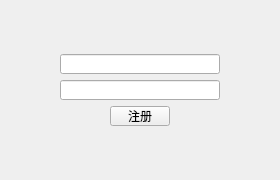
<?xml version="1.0" encoding="UTF-8"?>
<ui version="4.0">
 <class>RegistrationUser</class>
 <widget class="QWidget" name="RegistrationUser">
  <property name="geometry">
   <rect>
    <x>0</x>
    <y>0</y>
    <width>280</width>
    <height>180</height>
   </rect>
  </property>
  <property name="sizePolicy">
   <sizepolicy hsizetype="Expanding" vsizetype="Expanding">
    <horstretch>0</horstretch>
    <verstretch>0</verstretch>
   </sizepolicy>
  </property>
  <property name="minimumSize">
   <size>
    <width>280</width>
    <height>180</height>
   </size>
  </property>
  <property name="maximumSize">
   <size>
    <width>280</width>
    <height>180</height>
   </size>
  </property>
  <property name="windowTitle">
   <string>Form</string>
  </property>
  <layout class="QVBoxLayout" name="verticalLayout_2">
   <item>
    <layout class="QVBoxLayout" name="verticalLayout">
     <item>
      <layout class="QHBoxLayout" name="horizontalLayout">
       <item>
        <spacer name="horizontalSpacer_4">
         <property name="orientation">
          <enum>Qt::Orientation::Horizontal</enum>
         </property>
         <property name="sizeHint" stdset="0">
          <size>
           <width>18</width>
           <height>13</height>
          </size>
         </property>
        </spacer>
       </item>
       <item>
        <widget class="QLineEdit" name="Name">
         <property name="sizePolicy">
          <sizepolicy hsizetype="Expanding" vsizetype="Expanding">
           <horstretch>0</horstretch>
           <verstretch>0</verstretch>
          </sizepolicy>
         </property>
         <property name="minimumSize">
          <size>
           <width>160</width>
           <height>20</height>
          </size>
         </property>
         <property name="maximumSize">
          <size>
           <width>160</width>
           <height>20</height>
          </size>
         </property>
         <property name="mouseTracking">
          <bool>true</bool>
         </property>
        </widget>
       </item>
       <item>
        <spacer name="horizontalSpacer_6">
         <property name="orientation">
          <enum>Qt::Orientation::Horizontal</enum>
         </property>
         <property name="sizeHint" stdset="0">
          <size>
           <width>18</width>
           <height>13</height>
          </size>
         </property>
        </spacer>
       </item>
      </layout>
     </item>
     <item>
      <layout class="QHBoxLayout" name="horizontalLayout_2">
       <item>
        <spacer name="horizontalSpacer_5">
         <property name="orientation">
          <enum>Qt::Orientation::Horizontal</enum>
         </property>
         <property name="sizeHint" stdset="0">
          <size>
           <width>18</width>
           <height>13</height>
          </size>
         </property>
        </spacer>
       </item>
       <item>
        <widget class="QLineEdit" name="Account">
         <property name="sizePolicy">
          <sizepolicy hsizetype="Expanding" vsizetype="Expanding">
           <horstretch>0</horstretch>
           <verstretch>0</verstretch>
          </sizepolicy>
         </property>
         <property name="minimumSize">
          <size>
           <width>160</width>
           <height>20</height>
          </size>
         </property>
         <property name="maximumSize">
          <size>
           <width>160</width>
           <height>20</height>
          </size>
         </property>
        </widget>
       </item>
       <item>
        <spacer name="horizontalSpacer_3">
         <property name="orientation">
          <enum>Qt::Orientation::Horizontal</enum>
         </property>
         <property name="sizeHint" stdset="0">
          <size>
           <width>18</width>
           <height>13</height>
          </size>
         </property>
        </spacer>
       </item>
      </layout>
     </item>
     <item>
      <layout class="QHBoxLayout" name="horizontalLayout_3">
       <item>
        <spacer name="horizontalSpacer_2">
         <property name="orientation">
          <enum>Qt::Orientation::Horizontal</enum>
         </property>
         <property name="sizeHint" stdset="0">
          <size>
           <width>18</width>
           <height>13</height>
          </size>
         </property>
        </spacer>
       </item>
       <item>
        <widget class="QPushButton" name="pushButton">
         <property name="sizePolicy">
          <sizepolicy hsizetype="Expanding" vsizetype="Expanding">
           <horstretch>0</horstretch>
           <verstretch>0</verstretch>
          </sizepolicy>
         </property>
         <property name="minimumSize">
          <size>
           <width>60</width>
           <height>20</height>
          </size>
         </property>
         <property name="maximumSize">
          <size>
           <width>60</width>
           <height>20</height>
          </size>
         </property>
         <property name="text">
          <string>注册</string>
         </property>
        </widget>
       </item>
       <item>
        <spacer name="horizontalSpacer">
         <property name="orientation">
          <enum>Qt::Orientation::Horizontal</enum>
         </property>
         <property name="sizeHint" stdset="0">
          <size>
           <width>18</width>
           <height>13</height>
          </size>
         </property>
        </spacer>
       </item>
      </layout>
     </item>
    </layout>
   </item>
  </layout>
 </widget>
 <resources/>
 <connections/>
</ui>
